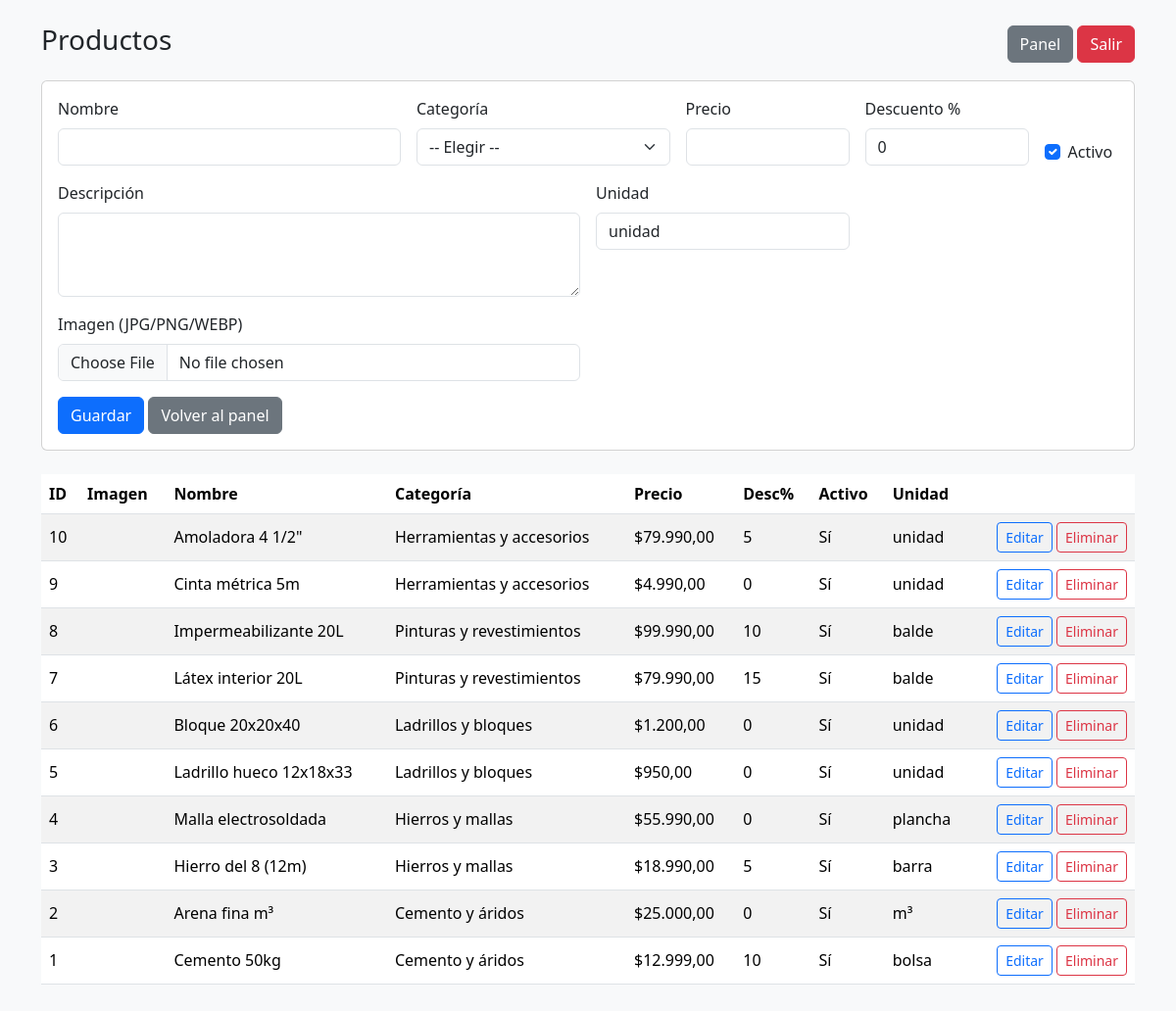
The page /admin/productos.php (signed in) on the database its author committed.
### tables this page shows
CREATE TABLE IF NOT EXISTS productos (
  id INT AUTO_INCREMENT PRIMARY KEY,
  categoria_id INT NOT NULL,
  nombre VARCHAR(200) NOT NULL,
  descripcion TEXT NULL,
  precio DECIMAL(12,2) NOT NULL DEFAULT 0,
  descuento INT NOT NULL DEFAULT 0,
  imagen VARCHAR(255) NULL,
  activo TINYINT(1) NOT NULL DEFAULT 1,
  unidad VARCHAR(30) NULL,
  creado_en TIMESTAMP DEFAULT CURRENT_TIMESTAMP,
  FOREIGN KEY (categoria_id) REFERENCES categorias(id) ON DELETE RESTRICT ON UPDATE CASCADE
);

CREATE TABLE IF NOT EXISTS categorias (
  id INT AUTO_INCREMENT PRIMARY KEY,
  nombre VARCHAR(150) NOT NULL,
  descripcion TEXT NULL,
  activo TINYINT(1) NOT NULL DEFAULT 1,
  creado_en TIMESTAMP DEFAULT CURRENT_TIMESTAMP
);

### config.php (called while the page is built, shortened)
<?php
function esc($s) { return htmlspecialchars($s ?? "", ENT_QUOTES, "UTF-8"); }
?>

### admin/productos.php (the view, shortened to what this page needs)
<?php
require_once __DIR__ . '/../config.php';
$edit = null;
$rows = $conn->query("SELECT p.*, c.nombre AS categoria FROM productos p JOIN categorias c ON c.id=p.categoria_id ORDER BY p.id DESC");
?>
<!doctype html>
<html lang="es">
<head>
  <link href="https://cdn.jsdelivr.net/npm/bootstrap@5.3.3/dist/css/bootstrap.min.css" rel="stylesheet">
</head>
<body class="bg-light">
<div class="container py-4">
  <div class="d-flex justify-content-between align-items-center mb-3">
    <h3>Productos</h3>
    <div>
      <a class="btn btn-secondary" href="index.php">Panel</a>
      <a class="btn btn-danger" href="../logout.php">Salir</a>
    </div>
  </div>
  <div class="card mb-4">
    <div class="card-body">
      <form action="productos.php" method="post" enctype="multipart/form-data" class="row g-3">
        <div class="col-md-4">
          <label class="form-label">Nombre</label>
          <input required name="nombre" class="form-control" value="<?= esc($edit['nombre'] ?? '') ?>">
        </div>
        <div class="col-md-3">
          <label class="form-label">Categoría</label>
          <select name="categoria_id" class="form-select" required>
            <option value="">-- Elegir --</option>
          </select>
        </div>
        <div class="col-md-2">
          <label class="form-label">Precio</label>
          <input type="number" step="0.01" name="precio" class="form-control" value="<?= esc($edit['precio'] ?? '') ?>">
        </div>
        <div class="col-md-2">
          <label class="form-label">Descuento %</label>
          <input type="number" min="0" max="90" name="descuento" class="form-control" value="<?= esc($edit['descuento'] ?? 0) ?>">
        </div>
        <div class="col-md-1 d-flex align-items-end">
          <div class="form-check">
            <input class="form-check-input" type="checkbox" name="activo" id="activo" value="1"
                   <?= (!isset($edit['activo']) || (int)$edit['activo'] === 1) ? 'checked' : '' ?>>
            <label class="form-check-label" for="activo">Activo</label>
          </div>
        </div>
        <div class="col-md-6">
          <label class="form-label">Descripción</label>
          <textarea name="descripcion" class="form-control" rows="3"><?= esc($edit['descripcion'] ?? '') ?></textarea>
        </div>
        <div class="col-md-3">
          <label class="form-label">Unidad</label>
          <input name="unidad" class="form-control" placeholder="unidad, kg, caja, etc."
                 value="<?= esc($edit['unidad'] ?? 'unidad') ?>">
        </div>
        <div class="col-md-6">
          <label class="form-label">Imagen (JPG/PNG/WEBP)</label>
          <input type="file" name="imagen" class="form-control" accept=".jpg,.jpeg,.png,.webp">
        </div>
        <div class="col-12">
          <button type="submit" class="btn btn-primary">Guardar</button>
          <a href="index.php" class="btn btn-secondary">Volver al panel</a>
        </div>
      </form>
    </div>
  </div>
  <div class="table-responsive">
    <table class="table table-striped align-middle">
      <thead><tr><th>ID</th><th>Imagen</th><th>Nombre</th><th>Categoría</th><th>Precio</th><th>Desc%</th><th>Activo</th><th>Unidad</th><th></th></tr></thead>
      <tbody>
      <?php while($r = $rows->fetch_assoc()): ?>
        <tr>
          <td><?= (int)$r['id']; ?></td>
          <td><?php if(!empty($r['imagen'])): ?><img src="../imagenes/<?= esc($r['imagen']); ?>" style="height:50px"><?php endif; ?></td>
          <td><?= esc($r['nombre']); ?></td>
          <td><?= esc($r['categoria']); ?></td>
          <td>$<?= number_format((float)$r['precio'], 2, ',', '.'); ?></td>
          <td><?= (int)$r['descuento']; ?></td>
          <td><?= ((int)$r['activo'] === 1) ? 'Sí' : 'No'; ?></td>
          <td><?= esc($r['unidad'] ?? ''); ?></td>
          <td class="text-end">
            <a class="btn btn-sm btn-outline-primary" href="?id=<?= (int)$r['id']; ?>">Editar</a>
            <a class="btn btn-sm btn-outline-danger" href="?del=<?= (int)$r['id']; ?>" onclick="return confirm('¿Eliminar?')">Eliminar</a>
          </td>
        </tr>
      <?php endwhile; ?>
      </tbody>
    </table>
  </div>
</div>
</body>
</html>

### rows shown on the page
productos: id "10", nombre "Amoladora 4 1/2\"", categoria.nombre "Herramientas y accesorios", precio "79.990,00", descuento "5", activo "Sí", unidad "unidad"
productos: id "9", nombre "Cinta métrica 5m", categoria.nombre "Herramientas y accesorios", precio "4.990,00", descuento "0", activo "Sí", unidad "unidad"
productos: id "8", nombre "Impermeabilizante 20L", categoria.nombre "Pinturas y revestimientos", precio "99.990,00", descuento "10", activo "Sí", unidad "balde"
productos: id "7", nombre "Látex interior 20L", categoria.nombre "Pinturas y revestimientos", precio "79.990,00", descuento "15", activo "Sí", unidad "balde"
productos: id "6", nombre "Bloque 20x20x40", categoria.nombre "Ladrillos y bloques", precio "1.200,00", descuento "0", activo "Sí", unidad "unidad"
productos: id "5", nombre "Ladrillo hueco 12x18x33", categoria.nombre "Ladrillos y bloques", precio "950,00", descuento "0", activo "Sí", unidad "unidad"
productos: id "4", nombre "Malla electrosoldada", categoria.nombre "Hierros y mallas", precio "55.990,00", descuento "0", activo "Sí", unidad "plancha"
productos: id "3", nombre "Hierro del 8 (12m)", categoria.nombre "Hierros y mallas", precio "18.990,00", descuento "5", activo "Sí", unidad "barra"
productos: id "2", nombre "Arena fina m³", categoria.nombre "Cemento y áridos", precio "25.000,00", descuento "0", activo "Sí", unidad "m³"
productos: id "1", nombre "Cemento 50kg", categoria.nombre "Cemento y áridos", precio "12.999,00", descuento "10", activo "Sí", unidad "bolsa"
